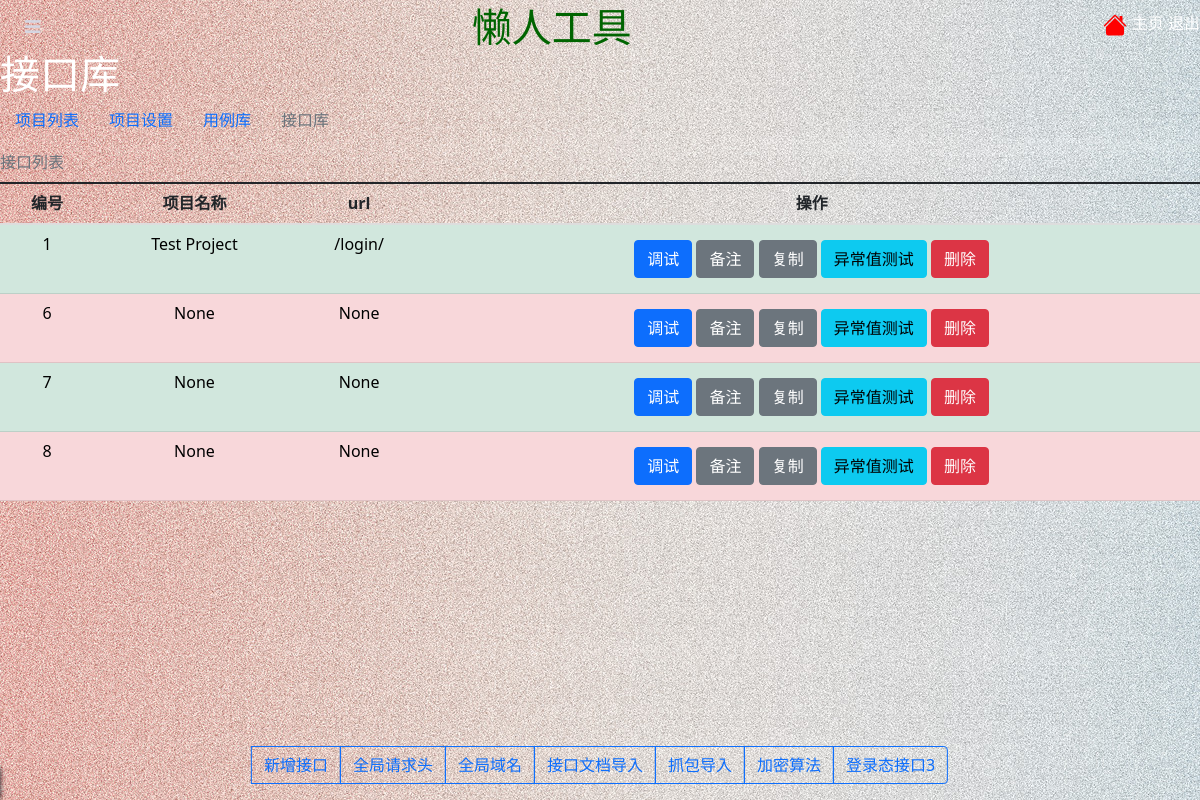
/apis/1, run on an earlier commit of the app's database.
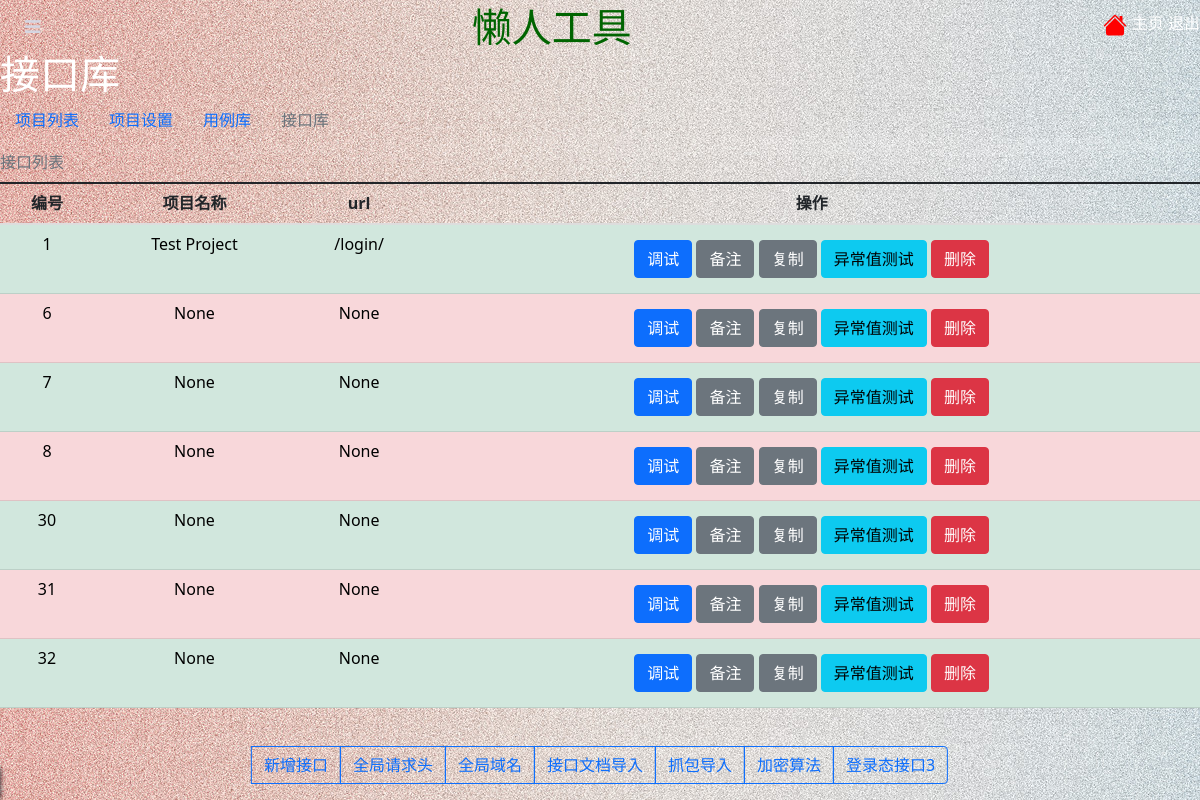
And on a later commit of the database.
### app/models.py (models this page shows, shortened)
class DBApis(models.Model):
    project_id = models.CharField(max_length=10, null=True)  # 项目id
    name = models.CharField(max_length=100, null=True,blank=True)  # 接口名字
    api_method = models.CharField(max_length=10, null=True,blank=True)  # 请求方式
    api_url = models.CharField(max_length=1000, null=True,blank=True)  # url
    api_header = models.CharField(max_length=1000, null=True,blank=True)  # 请求头
    api_login = models.CharField(max_length=10, null=True,blank=True)  # 是否带登陆态
    api_host = models.CharField(max_length=100, null=True,blank=True)  # 域名
    des = models.CharField(max_length=100, null=True,blank=True)  # 描述
    body_method = models.CharField(max_length=20, null=True,blank=True)  # 请求体编码格式
    api_body = models.CharField(max_length=1000, null=True,blank=True)  # 请求体
    result = models.TextField(null=True,blank=True)  # 返回体 因为长度巨大，所以用大文本方式存储
    sign = models.CharField(max_length=10, null=True,blank=True)  # 是否验签
    file_key = models.CharField(max_length=50, null=True,blank=True)  # 文件key
    file_name = models.CharField(max_length=50, null=True,blank=True)  # 文件名
    public_header = models.CharField(max_length=1000, null=True,blank=True)  # 全局变量-请求头

### app/views.py (the view)
# urls.py: path('apis/<int:id>', views.apis_detail, name='apis'),
def apis_detail(request, id):
    api_info = DBProject.objects.get(id=id)
    api_list = DBApis.objects.filter(project_id=id)
    context = {'api_info': api_info, 'api_list': api_list}
    return render(request, 'p_apis.html', context)

### templates/p_apis.html (shortened to what this page needs)
{% extends 'base.html' %}
{% block content %}
    <h1 style="color: white;margin: 0 auto;display: block">接口库</h1>
<ul class="nav">
  <li class="nav-item">
    <a class="nav-link active" aria-current="page" href="{% url 'app:project_list' %}">项目列表</a>
  </li>
  <li class="nav-item">
    <a class="nav-link" href="{% url 'app:get_project_set' api_info.id %}">项目设置</a>
  </li>
  <li class="nav-item">
    <a class="nav-link" href="{% url 'app:get_cases' api_info.id %}">用例库</a>
  </li>
  <li class="nav-item">
    <a class="nav-link disabled">接口库</a>
  </li>
</ul>
<table class="table caption-top" style="text-align: center">
  <caption>接口列表</caption>
  <thead>
    <tr>
      <th scope="col">编号</th>
      <th scope="col">项目名称</th>
      <th scope="col">url</th>
      <th scope="col">操作</th>
    </tr>
  </thead>
  <tbody>
      {% for case in api_list %}
    <tr class="{% cycle 'table-success' 'table-danger' %}">
                <td>{{ case.id }}</td>
                <td>{{ case.name }}</td>
                <td>{{ case.api_url }}</td>
                <td>
                   <div class="btn">
                      <a class="btn btn-primary" href="{% url 'app:get_project_set' case.id %}">调试</a>
                      <button type="button" class="btn btn-secondary" onclick="document.getElementById('remark-info').style.display='block'">备注</button>
                      <button type="button" class="btn btn-secondary">复制</button>
                      <button type="button" class="btn btn-info">异常值测试</button>
                      <a class="btn btn-danger" href="{% url 'app:del_api' case.id %}">删除</a>
                  </div>
                </td>
            </tr>
          {% endfor %}
  </tbody>
</table>
<div class="button-part">
    <div class="btn-group" role="group" aria-label="Basic checkbox toggle button group">
      <label class="btn btn-outline-primary" for="btncheck1"onclick="document.location.href='{% url "app:add_api" api_info.id%}'">新增接口</label>
      <label class="btn btn-outline-primary" for="btncheck2">全局请求头</label>
      <label class="btn btn-outline-primary" for="btncheck3">全局域名</label>
      <label class="btn btn-outline-primary" for="btncheck4">接口文档导入</label>
      <label class="btn btn-outline-primary" for="btncheck3" >抓包导入</label>
      <label class="btn btn-outline-primary" for="btncheck6">加密算法</label>
      <label class="btn btn-outline-primary" for="btncheck7">登录态接口3</label>
    </div>
</div>
{% endblock %}

### templates/base.html (shortened to what this page needs)
<!DOCTYPE html>
<html lang="en">
<head>
    {% load static %}
	<link href="http://cdn.bootcss.com/bootstrap/3.3.7/css/bootstrap.min.css" rel="stylesheet">
    <link rel="stylesheet" href="{% static 'css/bootstrap.min.css' %}">
	<link href="http://cdn.bootcss.com/font-awesome/4.7.0/css/font-awesome.min.css" rel="stylesheet">
	<link rel="stylesheet" type="text/css" href="{% static 'css/htmleaf-demo.css' %}">
	<link rel="stylesheet" href="{% static 'assets/css/jquery.mCustomScrollbar.min.css' %}" />
    <link rel="stylesheet" href="{% static 'assets/css/custom.css' %}">
    <link rel="stylesheet" href="{% static 'css/main.css' %}">
    <link rel="stylesheet" href="{% static 'css/bootstrap.min.css' %}">
</head>
<body>
<div class="page-wrapper">
            <nav id="sidebar" class="sidebar-wrapper">
              <div class="sidebar-content">
                <a href="#" id="toggle-sidebar"><i class="fa fa-bars"></i></a>
                </div>
            </nav>
    {% block head-style %}
        <div class="logo">
             <h1>懒人工具</h1>
            <div class="login-status" style="color: red;float: right">
                    <a href="{% url 'app:home' %}">主页</a>
                    <a href="{% url 'app:logout' %}">退出</a>
            </div>
        </div>
    {% endblock %}
                </div>
        {% block content %}
        {% endblock content %}
</body>
</html>

### app/static/css/htmleaf-demo.css (style rules this page uses)
body, html { font-size: 100%; padding: 0; margin: 0; }
*, *:after, *:before { -webkit-box-sizing: border-box; -moz-box-sizing: border-box; box-sizing: border-box; }
body { background: #494A5F; color: #D5D6E2; font-weight: 500; font-size: 1.05em; font-family: "Microsoft YaHei","Segoe UI", "Lucida Grande", Helvetica, Arial,sans-serif; }

### app/static/assets/css/custom.css (style rules this page uses)
.sidebar-wrapper, .sidebar-wrapper .sidebar-dropdown > a:after, .sidebar-wrapper ul li a i, .page-wrapper .page-content { -webkit-transition: all 0.3s; -moz-transition: all 0.3s; -o-transition: all 0.3s; -ms-transition: all 0.3s; transition: all 0.3s; }
.sidebar-wrapper { width: 300px; background: #1c232f; height: 100%; max-height: 100%; position: fixed; top: 0; left: -300px; }
.sidebar-wrapper a { text-decoration: none; }
.sidebar-content { max-height: calc(100% - 30px); height: calc(100% - 30px); overflow-y: scroll; position: relative; }
.sidebar-content.desktop { overflow-y: hidden; }
#toggle-sidebar { position: fixed; top: 13px; left: 25px; color: #D5D6E2; font-size: 18px; }

### app/static/css/main.css (style rules this page uses)
body { background: #f0efee url("../assets/img/beijing.jpg") repeat; }
.logo { color: darkgreen; text-align: center; height: 50px; font-family: 'Pacifico', cursive; margin: 0; display: flex; align-items: center; justify-content: space-between; }
.logo h1 { margin: 0 auto; }
.login-status { height: 30px; border-radius: 0 0 0 10px; }
.login-status a { text-decoration: none; color: white; }

What changed in the data, as far as the page shows it:
added DBApis: id "30", name "None", api_url "None"
added DBApis: id "31", name "None", api_url "None"
added DBApis: id "32", name "None", api_url "None"
